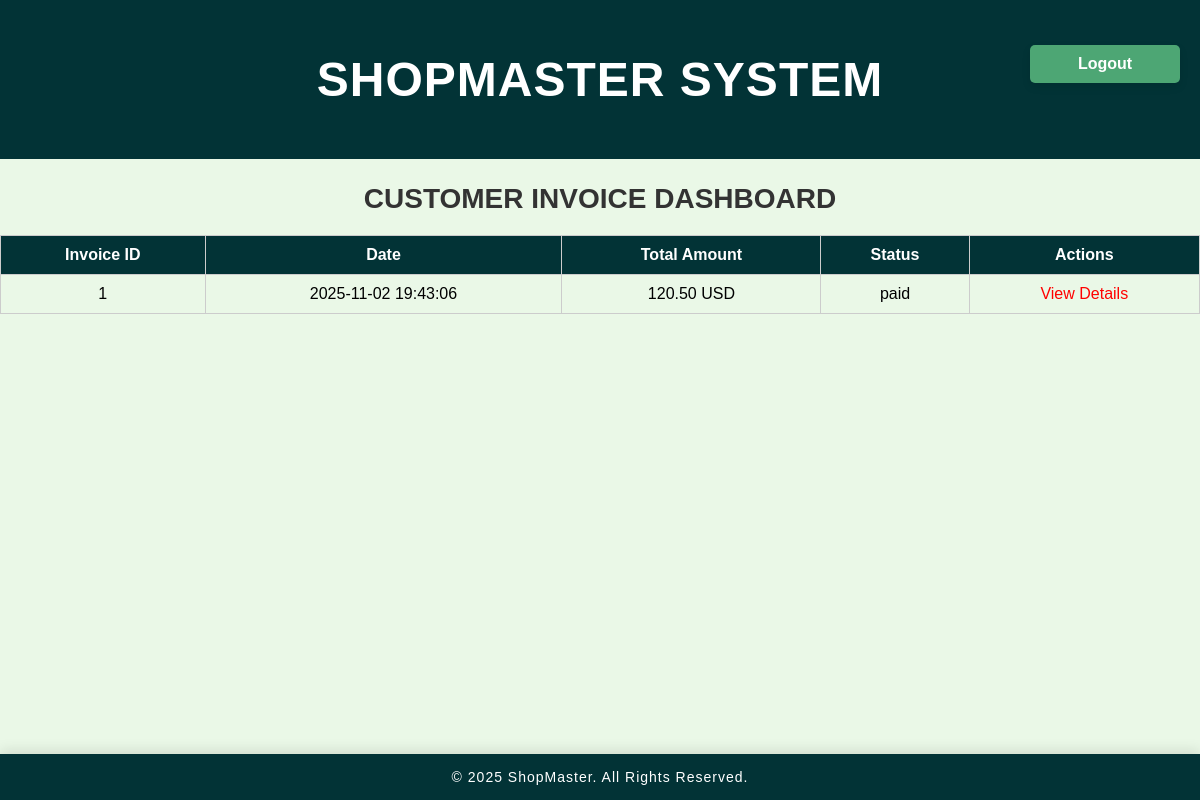
/views/customer_invoice_dashboard.php (signed in), run on the app's committed database.
### tables this page shows
CREATE TABLE IF NOT EXISTS invoices (
    id INT(11) NOT NULL AUTO_INCREMENT,
    user_id INT(11) NOT NULL,
    total DECIMAL(10,2) NOT NULL,
    amount DECIMAL(10,2) NOT NULL,   
    status ENUM('paid', 'pending', 'cancelled') DEFAULT 'pending',   
    created_at TIMESTAMP NOT NULL DEFAULT CURRENT_TIMESTAMP,
    PRIMARY KEY (id),
    KEY user_id (user_id),
    CONSTRAINT fk_invoice_user FOREIGN KEY (user_id) REFERENCES users(id) ON DELETE CASCADE ON UPDATE CASCADE
);

### Views/customer_invoice_dashboard.php (the view, shortened to what this page needs)
<?php
include '../includes/header.php';
require_once '../config/database.php';
$pdo = $db->getConnection();
$user_id = $_SESSION['customer_id'];
try {
    $stmt = $pdo->prepare('SELECT * FROM invoices WHERE user_id = :user_id ORDER BY created_at DESC');
    $stmt->execute(['user_id' => $user_id]);
    $invoices = $stmt->fetchAll(PDO::FETCH_ASSOC);
} catch (Exception $e) {
    die('Error retrieving invoices: ' . $e->getMessage());
}
?>
<!DOCTYPE html>
<html lang="en">
<head>
</head>
<body>
<div class="top-buttons-container" style=".top-buttons-container {position: absolute;top: 20px;right: 20px;display: flex;gap: 10px; /* Space between the back and logout buttons */align-items: center; /* Vertically align the buttons */}.btn-back, .btn-logout {background-color: #3498db;color: white;border: none;padding: 10px 20px;font-size: 16px;border-radius: 5px;cursor: pointer;transition: background-color 0.3s, transform 0.2s;font-family: 'Arial', sans-serif;box-shadow: 0px 4px 8px rgba(0, 0, 0, 0.1);width: 150px; }.btn-back:hover {background-color: #2980b9;transform: translateY(-2px); }.btn-back:focus {outline: none;box-shadow: 0px 0px 5px 2px #2980b9;}.btn-logout:hover {background-color: #c0392b;transform: translateY(-2px); }.btn-logout:focus { outline: none; box-shadow: 0px 0px 5px 2px #c0392b;}}">
    <form action="logout_customer.php" method="POST" style="display: inline;">
        <button type="submit" class="btn btn-logout">Logout</button>
    </form>
</div>
<div class="dashboard-container">
    <div class="dashboard-header">
        <h2>Customer Invoice Dashboard</h2>
    </div>
    <?php if (empty($invoices)): ?>
        <p>No invoices found.</p>
    <?php else: ?>
        <table class="invoice-table">
            <thead>
                <tr>
                    <th>Invoice ID</th>
                    <th>Date</th>
                    <th>Total Amount</th>
                    <th>Status</th>
                    <th>Actions</th>
                </tr>
            </thead>
            <tbody>
                <?php foreach ($invoices as $invoice): ?>
                    <tr>
                        <td><?php echo htmlspecialchars($invoice['id']); ?></td>
                        <td><?php echo htmlspecialchars($invoice['created_at']); ?></td>
                        <td><?php echo htmlspecialchars($invoice['amount']); ?> USD</td>
                        <td><?php echo htmlspecialchars($invoice['status']); ?></td>
                        <td><a href="customer_invoice_details.php?invoice_id=<?php echo $invoice['id']; ?>" style="text-decoration: none; color: red;">View Details</a></td>
                    </tr>
                <?php endforeach; ?>
            </tbody>
        </table>
    <?php endif; ?>
</div>
</body>
</html>
<?php include '../includes/footer.php'; ?>

### assets/css/styles.css (style rules this page uses)
body { font-family: "Arial", sans-serif; margin: 0; padding: 0; color: #000; background-color: #EAF8E7; background-image: url("../assets/images/background.jpg"); background-size: cover; background-position: center; }
button { background-color: #4DA674; color: white; border: none; padding: 15px 30px; font-size: 16px; font-weight: bold; border-radius: 5px; cursor: pointer; transition: all 0.3s ease; box-shadow: 0 4px 8px rgba(0, 0, 0, 0.2); }
input, button { width: 100%; padding: 10px; margin-top: 5px; font-size: 16px; }
button { background-color: #4DA674; color: white; border: none; border-radius: 5px; cursor: pointer; transition: 0.3s; }
button { padding: 10px 15px; font-size: 16px; border: none; border-radius: 5px; cursor: pointer; transition: background-color 0.3s; }
.btn { padding: 8px 12px; font-size: 14px; border-radius: 5px; cursor: pointer; border: none; transition: background-color 0.3s; }
button[type="submit"] { background-color: #4DA674; color: white; padding: 10px 15px; border-radius: 5px; border: none; cursor: pointer; font-size: 16px; }
.dashboard-header h2 { font-size: 28px; color: #333; text-align: center; margin-bottom: 20px; text-transform: uppercase; font-weight: bold; }
h2 { font-size: 28px; color: #333; text-align: center; margin-bottom: 20px; text-transform: uppercase; font-weight: bold; }
form { margin: 20px 0; text-align: left; }
form input, form select, form button { margin: 5px 0; padding: 10px; font-size: 16px; border: 1px solid #ccc; border-radius: 5px; width: 100%; box-sizing: border-box; }
form button { background-color: #4DA674; color: white; border: none; font-weight: bold; cursor: pointer; transition: all 0.3s ease; }
table { width: 100%; border-collapse: collapse; margin-top: 20px; }
table thead { background-color: #023336; color: white; }
table th, table td { padding: 10px; text-align: center; border: 1px solid #ccc; }
.top-buttons-container { position: absolute; top: 20px; right: 20px; display: flex; gap: 10px; align-items: center; }
.btn-back, .btn-logout { background-color: #3498db; color: white; border: none; padding: 10px 20px; font-size: 16px; border-radius: 5px; cursor: pointer; transition: background-color 0.3s, transform 0.2s; font-family: "Arial", sans-serif; box-shadow: 0px 4px 8px rgba(0, 0, 0, 0.1); width: 150px; }

### data on the page
invoices: id "1", created_at "2025-11-02 19:43:06", amount "120.50", status "paid"

### other printed values
self::getTitle() "SHOPMASTER SYSTEM"
self::getYear() "2025"
